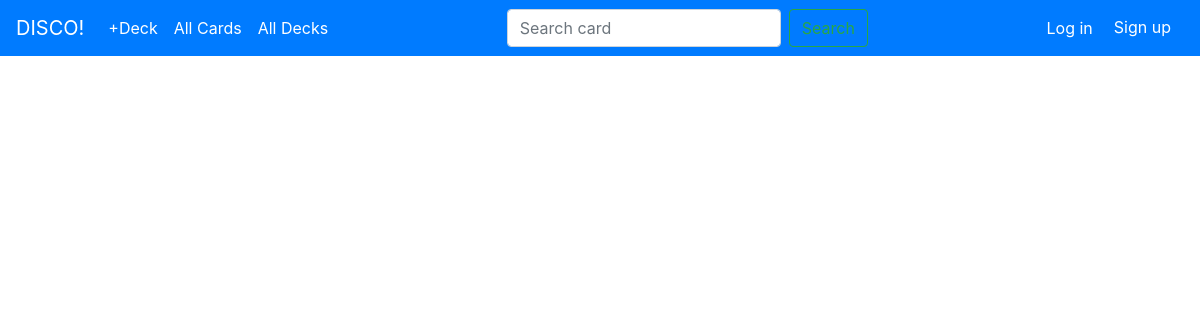
The app's page /deck/review/11/, older data.
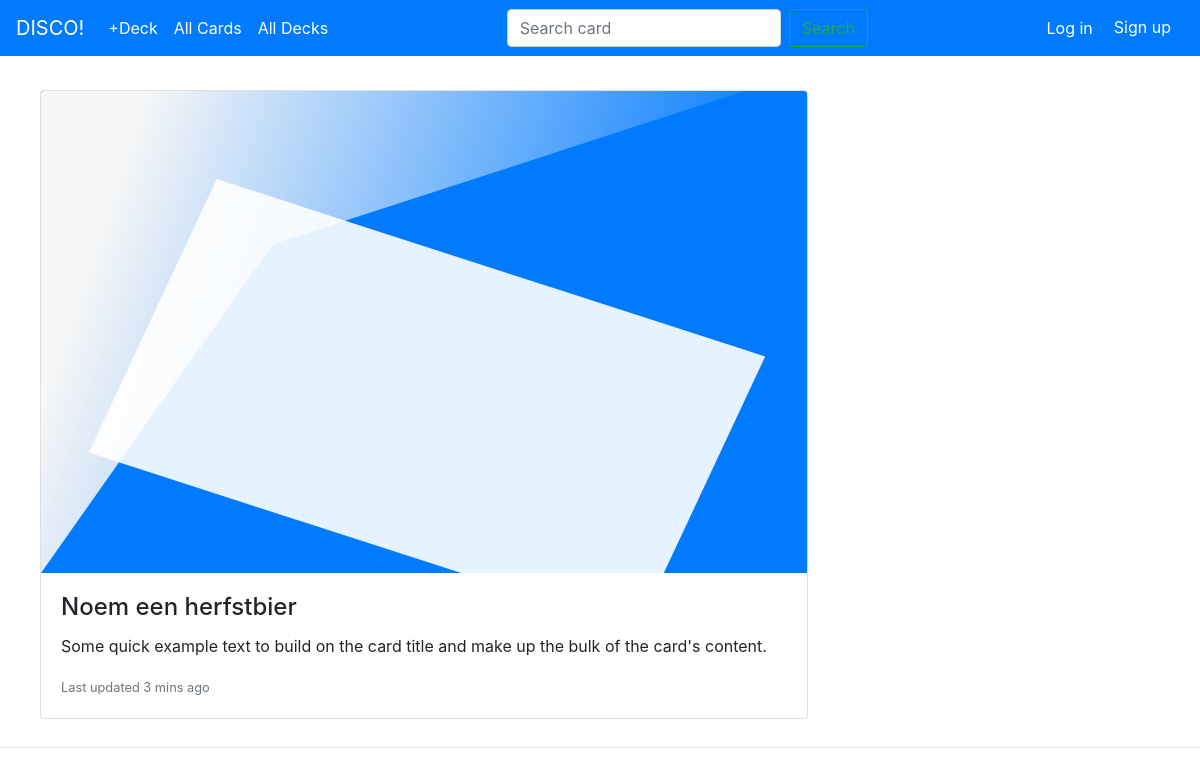
The same page, newer data.
### cardmaker/models.py (models this page shows, shortened)
class Card(models.Model):
    question = models.CharField(max_length=200)
    answer = models.CharField(max_length=200)
    deck = models.ForeignKey(Deck, on_delete=models.CASCADE)

### cardmaker/views.py (the view)
# urls.py: path('deck/review/<deck_id>/', views.review_deck, name='review_deck'),
def review_deck(request, deck_id):
    deck = Deck.objects.get(pk=deck_id)
    c_list = Card.objects.filter(deck_id=deck)
    context = {'list_of_cards' : c_list}
    return render(request, 'review_deck.html', context)

### cardmaker/templates/review_deck.html (shortened to what this page needs)
{% extends "base.html" %}
{% load static %}
{% block content %}
<div class="container">
  <div class="row">  <!-- THIS NEEDS EDITING AND ALSO CARD COLUMNS FOR PROPER LINUP ->
  {% for card in list_of_cards %}
    <div class="card-columns card-container">
      <div class="card-flip">
        <div class="card front">
          <img src="{% static "images/FlashCardImage.svg" %}" class="card-img-top img-fluid">
          <div class="card-body">
            <h4 class="card-title">{{ card.question }}</h4>
            <p class="card-text">Some quick example text to build on the card title and make up the bulk of the card's content.</p>
            <p class="card-text"><small class="text-muted">Last updated 3 mins ago</small></p>
          </div>
        </div>
        <div class="card back">
          <div class="card-header">
          </div>
          <div class="card-body">
            <h4 class="card-title">{{ card.question }}</h4>
            <p class="card-text">{{ card.answer }}</p>
            <a href="#" class="btn btn-primary">Go somewhere</a>
          </div>
        </div>
      </div>
    </div>
{% endfor %}
</div>
  </div>
<hr>
{% endblock %}

Row changes from the older to the newer data that the page shows:
added Card: question "Noem een herfstbier"
